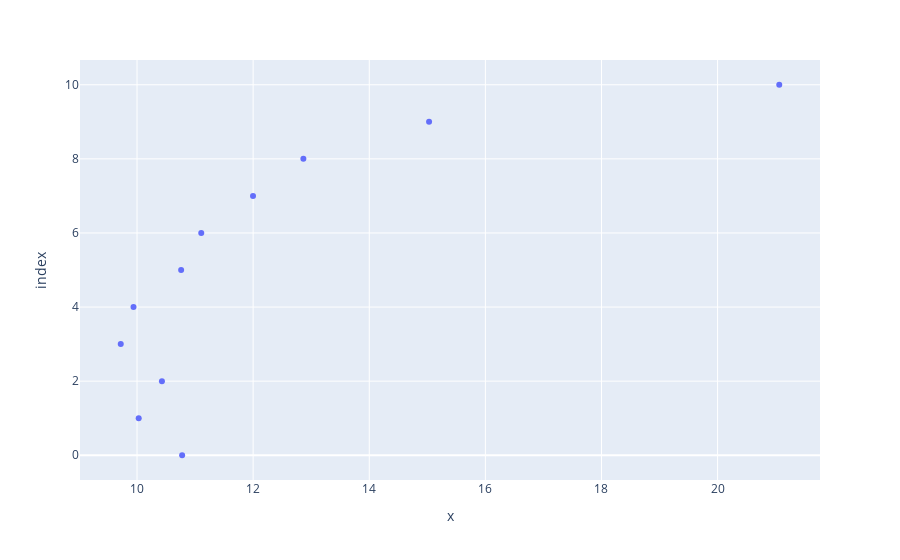

Notebook cell for this chart:
### Code cell
final_mses = [track[-1] for track in mse_tracks]
px.scatter(lambdas, final_mses)

### Figure 1 — Plotly figure (JSON) as saved in the notebook; plotly's stock layout.template omitted (floating-point values rounded to 4 significant figures)
{"data": [{"hovertemplate": "x=%{x}<br>index=%{y}<extra></extra>", "legendgroup": "", "marker": {"color": "#636efa", "symbol": "circle"}, "mode": "markers", "name": "", "orientation": "h", "showlegend": false, "type": "scatter", "x": [10.78, 10.03, 10.43, 9.72, 9.94, 10.76, 11.11, 12.0, 12.87, 15.03, 21.06], "xaxis": "x", "y": [0, 1, 2, 3, 4, 5, 6, 7, 8, 9, 10], "yaxis": "y"}], "layout": {"autosize": true, "legend": {"tracegroupgap": 0}, "margin": {"t": 60}, "xaxis": {"anchor": "y", "autorange": true, "domain": [0, 1], "range": [9.026, 21.76], "title": {"text": "x"}, "type": "linear"}, "yaxis": {"anchor": "x", "autorange": true, "domain": [0, 1], "range": [-0.709, 10.71], "title": {"text": "index"}, "type": "linear"}}}
